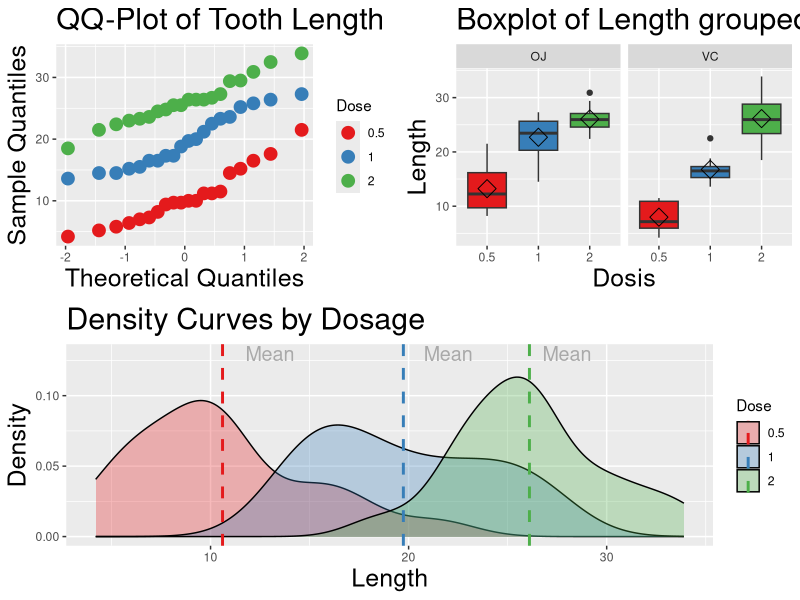

The R script that drew this image:
## ---- chunk 1
library(datasets); library(ggplot2); library(dplyr)
library(xtable); library(RColorBrewer); library(gridExtra)

options(xtable.comment = FALSE)
data(ToothGrowth)
df <- as.tbl(ToothGrowth)
names(df) <- c("len","Supplement","Dose")
df$Dose <- as.factor(df$Dose)

## ---- chunk 2
table1 <- df %>% summarise("n" = length(len), 
                           "Minimum" = min(len),  
                           "1st Quantile" = quantile(len,0.25),
                           "Median" = median(len),
                           "Mean" = mean(len),
                           "3rd Quantile" = quantile(len,0.75),
                           "Maximum" = max(len),
                           "Standard Deviation" = sd(len))


table2 <- df %>% group_by(Dose) %>% summarise("n" = length(len), 
                                    "Minimum" = min(len),  
                                    "1st Quantile" = quantile(len,0.25),
                                    "Median" = median(len),
                                    "Mean" = round(mean(len),2),
                                    "3rd Quantile" = quantile(len,0.75),
                                    "Maximum" = max(len),
                                    "Standard Deviation" = sd(len))

table3 <- df %>% group_by(Supplement) %>% summarise("n" = length(len), 
                                    "Minimum" = min(len),  
                                    "1st Quantile" = quantile(len,0.25),
                                    "Median" = median(len),
                                    "Mean" = round(mean(len),2),
                                    "3rd Quantile" = quantile(len,0.75),
                                    "Maximum" = max(len),
                                    "Standard Deviation" = sd(len))
## ---- chunk 3
print(xtable(table1,align="ccccccccc"), include.rownames=FALSE)  
## ---- chunk 4
print(xtable(table2,align="cccccccccc"), include.rownames=FALSE)  
## ---- chunk 5
print(xtable(table3,align="cccccccccc"), include.rownames=FALSE)  
## ---- chunk 6

df.mean <- df %>% group_by(Dose) %>% summarise(mean = mean(len))

DensCurv <- 
  ggplot(df, aes(len, fill = Dose)) +
    geom_density(alpha=.3) + 
    scale_fill_brewer(palette="Set1") +
    labs(title="Density Curves by Dosage") + 
    labs(x="Length", y="Density") +
    theme(plot.title = element_text(size = 22), axis.title = element_text(size = 18)) +
    geom_vline(data=df.mean, aes(xintercept=mean,  colour=Dose),
        linetype="dashed", size=1) +
    scale_colour_brewer(palette="Set1") +
    annotate("text", label = "Mean", x = 13, y = 0.13, size = 5, color="darkgrey") +
    annotate("text", label = "Mean", x = 22, y = 0.13, size = 5, color="darkgrey") +
    annotate("text", label = "Mean", x = 28, y = 0.13, size = 5, color="darkgrey") 

qq <- 
  ggplot(df, aes(sample = len, color = Dose)) + 
    stat_qq(geom="point",size=4) + 
    scale_colour_brewer(palette="Set1") + 
    labs(title="QQ-Plot of Tooth Length") + 
    labs(x="Theoretical Quantiles", y="Sample Quantiles") +
    theme(plot.title = element_text(size = 22), axis.title = element_text(size = 18)) 

box <- 
  ggplot(df, aes(Dose, len)) +
    geom_boxplot(aes(fill = Dose)) + 
    facet_grid(. ~ Supplement) +
    scale_fill_brewer(palette="Set1") + 
    labs(title="Boxplot of Length grouped by Dosage and Supplement") + 
    labs(x="Dosis", y="Length") +
    theme(plot.title = element_text(size = 22), axis.title = element_text(size = 18)) +
    guides(fill=FALSE) +
    stat_summary(fun.y=mean, geom="point", shape=5, size=4)
  
grid.arrange(qq,box,DensCurv, ncol = 2, 
             layout_matrix = cbind(c(1,3), c(2,3)))

## ---- chunk 7
group0.5 <- df %>% filter(Dose == 0.5) 
group1   <- df %>% filter(Dose == 1) 
group2    <- df %>% filter(Dose == 2) 

p <- rbind(
        t.test(group2$len-group0.5$len)$p.value,
        t.test(group2$len-group1$len)$p.value,
        t.test(group1$len-group0.5$len)$p.value)

ci <- round(rbind(
        t.test(group2$len-group0.5$len)$conf.int,
        t.test(group2$len-group1$len)$conf.int,
        t.test(group1$len-group0.5$len)$conf.int),2)

ma <- cbind(ci,round(p,9))
for(i in 1:3) {
        ifelse (as.numeric(ma[i,3]) < 0.001,ma[i,3] <- "< 0.001",ma[i,3])
}
rownames(ma) <- c("2 mg vs 0.5 mg","2 mg vs 1 mg","1 mg vs 0.5 mg")
colnames(ma) <- c("95% CI lower","95% CI upper","p-value")

print(xtable(ma,align="lccc"), include.rownames=TRUE)

## ---- chunk 8
oj <- df %>% filter(Supplement == "OJ")
vc <- df %>% filter(Supplement == "VC")

p2  <- round(t.test(oj$len-vc$len)$p.value,3)        
ci2 <- round(t.test(oj$len-vc$len)$conf.int,3)
ma2 <- matrix(c(ci2,p2), ,nrow =1)
colnames(ma2) <- c("95% CI lower","95% CI upper","p-value")
rownames(ma2) <- "Orange Juice vs Ascorbic Acid"

print(xtable(ma2,align ="lccc",digits = 3), include.rownames=TRUE)
